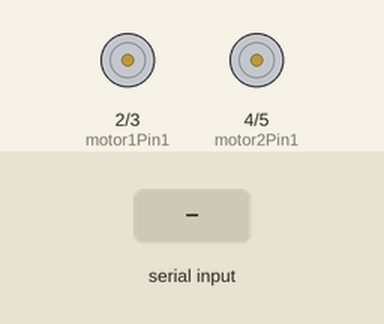
This sketch was run on a simulated Arduino Uno, built with avr-gcc and run on an emulated ATmega328P. Shown: motor-driver pin pairs drawn as motors (green arrow = first pin HIGH = forward, orange = second pin HIGH = backward, longer = more drive). The test bench sets the inputs (shaded band).

Above: at 1.2 s.
1.3 s: "F" received over the second serial link
At 1.8 s:
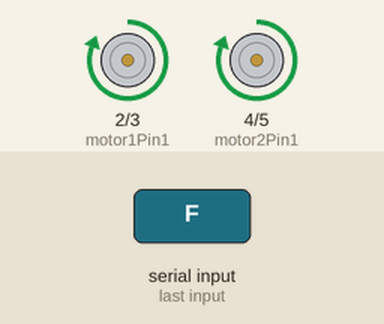
2.8 s: "B" received over the second serial link
At 4.0 s:
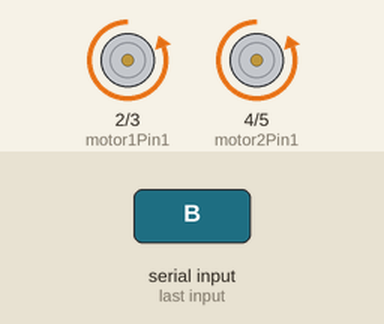
4.3 s: "L" received over the second serial link
At 5.3 s:
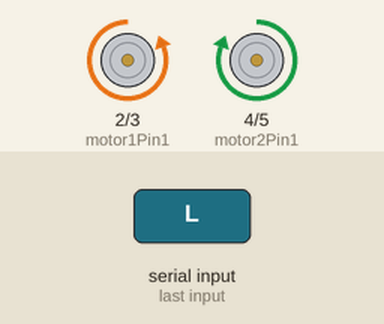
5.8 s: "R" received over the second serial link
At 6.4 s:
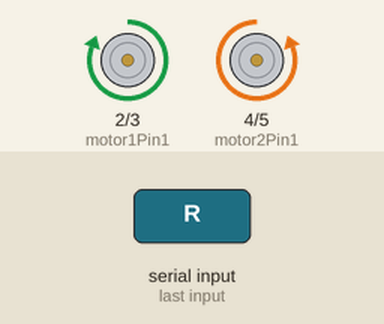
7.3 s: "S" received over the second serial link
At 7.6 s:
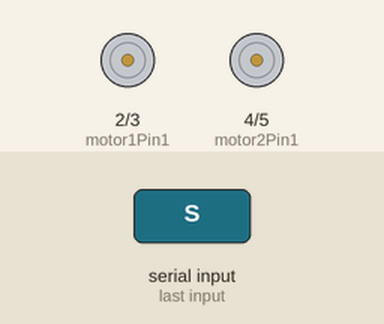
Timing chart, 0 to 9.8 s (numbered marks = the images above; inputs shaded):
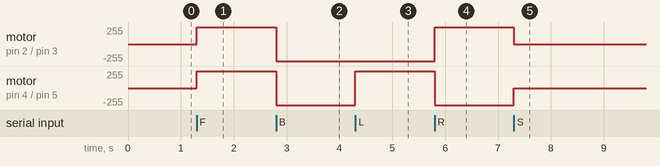

The sketch:

rc_car_project.ino
```cpp
#include <SoftwareSerial.h>

// Define pins for motor control
#define motor1Pin1 2
#define motor1Pin2 3
#define motor2Pin1 4
#define motor2Pin2 5

// Define pins for Bluetooth module
#define bluetoothTx 6
#define bluetoothRx 7

SoftwareSerial bluetooth(bluetoothTx, bluetoothRx);

void setup() {
  // Set motor control pins as outputs
  pinMode(motor1Pin1, OUTPUT);
  pinMode(motor1Pin2, OUTPUT);
  pinMode(motor2Pin1, OUTPUT);
  pinMode(motor2Pin2, OUTPUT);

  // Set baud rate for Bluetooth communication
  bluetooth.begin(9600);
}

void loop() {
  // Check if data is available from Bluetooth module
  if (bluetooth.available()) {
    char command = bluetooth.read(); // Read the incoming command

    // Process the command
    switch (command) {
      case 'F': // Move forward
        moveForward();
        break;
      case 'B': // Move backward
        moveBackward();
        break;
      case 'L': // Turn left
        turnLeft();
        break;
      case 'R': // Turn right
        turnRight();
        break;
      case 'S': // Stop
        stopMoving();
        break;
    }
  }
}

// Function to move the car forward
void moveForward() {
  digitalWrite(motor1Pin1, HIGH);
  digitalWrite(motor1Pin2, LOW);
  digitalWrite(motor2Pin1, HIGH);
  digitalWrite(motor2Pin2, LOW);
}

// Function to move the car backward
void moveBackward() {
  digitalWrite(motor1Pin1, LOW);
  digitalWrite(motor1Pin2, HIGH);
  digitalWrite(motor2Pin1, LOW);
  digitalWrite(motor2Pin2, HIGH);
}

// Function to turn the car left
void turnLeft() {
  digitalWrite(motor1Pin1, LOW);
  digitalWrite(motor1Pin2, HIGH);
  digitalWrite(motor2Pin1, HIGH);
  digitalWrite(motor2Pin2, LOW);
}

// Function to turn the car right
void turnRight() {
  digitalWrite(motor1Pin1, HIGH);
  digitalWrite(motor1Pin2, LOW);
  digitalWrite(motor2Pin1, LOW);
  digitalWrite(motor2Pin2, HIGH);
}

// Function to stop the car
void stopMoving() {
  digitalWrite(motor1Pin1, LOW);
  digitalWrite(motor1Pin2, LOW);
  digitalWrite(motor2Pin1, LOW);
  digitalWrite(motor2Pin2, LOW);
}
```

Measured:
- after the input at 1.3 s, motor on pin 2 (motor1Pin1) / pin 3 (motor1Pin2), motor on pin 4 (motor2Pin1) / pin 5 (motor2Pin2): stopped → forward 255/255 at once
- after the input at 2.8 s, motor on pin 2 (motor1Pin1) / pin 3 (motor1Pin2), motor on pin 4 (motor2Pin1) / pin 5 (motor2Pin2): forward 255/255 → backward 255/255 at once
- after the input at 4.3 s, motor on pin 4 (motor2Pin1) / pin 5 (motor2Pin2): backward 255/255 → forward 255/255 at once
- after the input at 5.8 s, motor on pin 2 (motor1Pin1) / pin 3 (motor1Pin2): backward 255/255 → forward 255/255 at once; motor on pin 4 (motor2Pin1) / pin 5 (motor2Pin2): forward 255/255 → backward 255/255 at once
- after the input at 7.3 s, motor on pin 2 (motor1Pin1) / pin 3 (motor1Pin2): forward 255/255 → stopped at once; motor on pin 4 (motor2Pin1) / pin 5 (motor2Pin2): backward 255/255 → stopped at once
